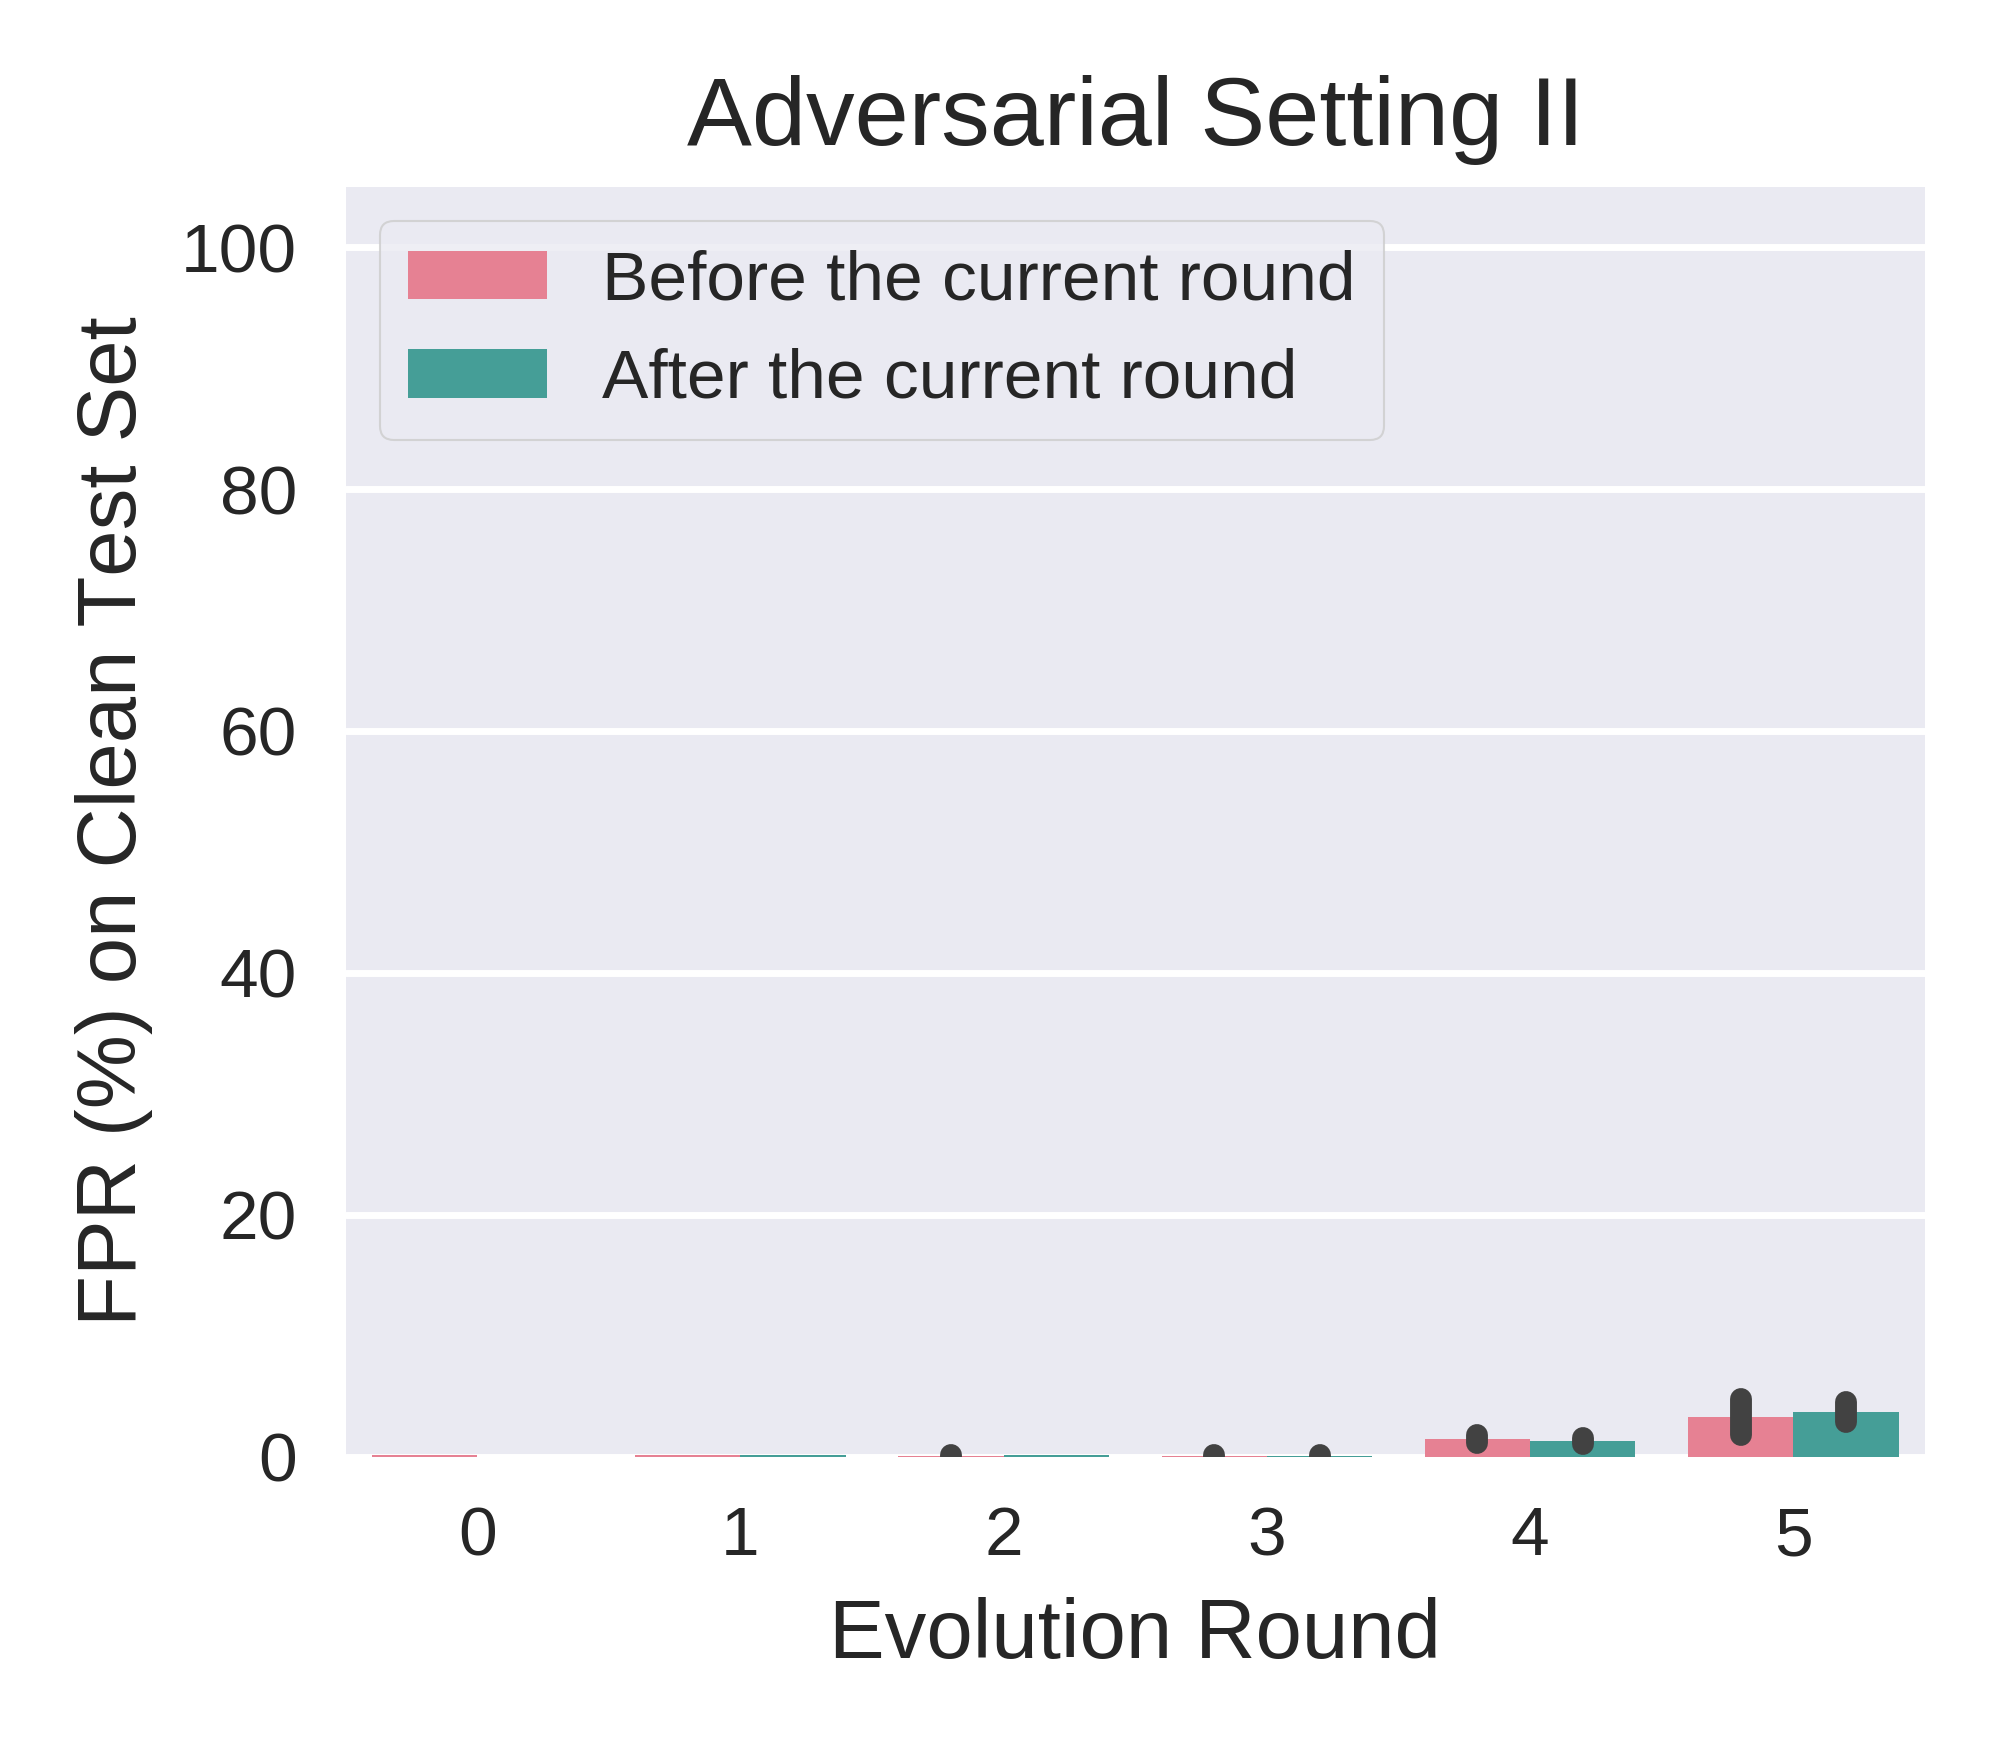

This figure's Python source:
import matplotlib.pyplot as plt
import pandas as pd
import seaborn as sns

advset2_rounds05_preevolved_FPR_on_cle_file = pd.read_csv('test_FPrate_on_former_set_list_advset2_round5_seed012.csv')
advset2_rounds05_preevolved_FPR_on_cle_df = pd.DataFrame(advset2_rounds05_preevolved_FPR_on_cle_file)

advset2_rounds05_preevolved_FPR_on_cle_seed_0_df = advset2_rounds05_preevolved_FPR_on_cle_df.drop(columns=['seed1','seed2'])  
advset2_rounds05_preevolved_FPR_on_cle_seed_0_df.rename(columns={'seed0': 'FPR'}, inplace=True)

advset2_rounds05_preevolved_FPR_on_cle_seed_1_df = advset2_rounds05_preevolved_FPR_on_cle_df.drop(columns=['seed0','seed2'])  
advset2_rounds05_preevolved_FPR_on_cle_seed_1_df.rename(columns={'seed1': 'FPR'}, inplace=True)

advset2_rounds05_preevolved_FPR_on_cle_seed_2_df = advset2_rounds05_preevolved_FPR_on_cle_df.drop(columns=['seed0','seed1'])  
advset2_rounds05_preevolved_FPR_on_cle_seed_2_df.rename(columns={'seed2': 'FPR'}, inplace=True)

print("advset2_rounds05_preevolved_FPR_on_cle_df:\n",advset2_rounds05_preevolved_FPR_on_cle_df)  
print("advset2_rounds05_preevolved_FPR_on_cle_seed_0_df:\n",advset2_rounds05_preevolved_FPR_on_cle_seed_0_df)  
print("advset2_rounds05_preevolved_FPR_on_cle_seed_1_df:\n",advset2_rounds05_preevolved_FPR_on_cle_seed_1_df)  
print("advset2_rounds05_preevolved_FPR_on_cle_seed_2_df:\n",advset2_rounds05_preevolved_FPR_on_cle_seed_2_df)  



advset2_rounds05_preevolved_FPR_on_cle_merge_df = pd.concat([advset2_rounds05_preevolved_FPR_on_cle_seed_0_df, advset2_rounds05_preevolved_FPR_on_cle_seed_1_df, advset2_rounds05_preevolved_FPR_on_cle_seed_2_df])
# advset2_rounds05_preevolved_FPR_on_cle_merge_df = pd.concat([advset2_rounds05_preevolved_FPR_on_cle_df, advset2_rounds05_preevolved_FPR_on_cle_df, advset2_rounds05_preevolved_FPR_on_cle_df])

print("advset2_rounds05_preevolved_FPR_on_cle_merge_df:\n",advset2_rounds05_preevolved_FPR_on_cle_merge_df)  

advset2_rounds05_preevolved_FPR_on_cle_merge_df = advset2_rounds05_preevolved_FPR_on_cle_merge_df.reset_index(drop=True)

print("advset2_rounds05_preevolved_FPR_on_cle_merge_df:\n",advset2_rounds05_preevolved_FPR_on_cle_merge_df)  

# advset2_rounds05_preevolved_FPR_on_cle_merge_df.rename()

# advset2_rounds051020_TP_on_advmal_df.rename(columns={'TP': 'Value'}, inplace=True)
advset2_rounds05_preevolved_FPR_on_cle_merge_df['evolution_label']='Before the current round'    




# sns.set_theme(style="darkgrid")
plt.style.use('seaborn') 
# plt.style.use('default') 
# plt.style.use('seaborn-deep') 

# plt.figure(figsize=(4, 3.5), dpi=500)
_, ax = plt.subplots(nrows=1, ncols=1, figsize=(4, 3.5), tight_layout=True, dpi=500) #dpi=100 分辨率


# sns_plot=sns.lineplot(data=advset2_rounds05_preevolved_FPR_on_cle_merge_df, x='round', y='FPR', color='b')
sns_plot=sns.barplot(data=advset2_rounds05_preevolved_FPR_on_cle_merge_df, x='round', y='FPR', color='b')

ax.set_xlabel('Evolution Round', fontsize=12)
ax.set_ylabel('FPR (%) on Clean Test Set', fontsize=12)
ax.set_title('Adversarial Setting II', fontsize=14); 
plt.ylim(-5, 105)
# plt.legend(title=None)
# plt.legend(loc='center left', bbox_to_anchor=(1, 0.5))


savepath = f'/home/huan1932/ARIoTEDef/drawfigure/advset2/round05/FPR-on-cle'
# savename = f'line-shadow-figure-advset2-round05-FPR-on-adv-seed012'
savename = f'bar-error-figure-advset2-round05-preevolved_FPR-on-cle-seed012'

plt.savefig(fname=f'{savepath}/{savename}.png',dpi=500)
plt.close   














#==========================================================
advset2_rounds05_evolved_FPR_on_cle_file = pd.read_csv('test_FPrate_on_later_set_list_advset2_round5_seed012.csv')
advset2_rounds05_evolved_FPR_on_cle_df = pd.DataFrame(advset2_rounds05_evolved_FPR_on_cle_file)


# 删除最后一行
advset2_rounds05_evolved_FPR_on_cle_df = advset2_rounds05_evolved_FPR_on_cle_df.drop(advset2_rounds05_evolved_FPR_on_cle_df.index[-1])
# x从round1开始显示
advset2_rounds05_evolved_FPR_on_cle_df['round'] = advset2_rounds05_evolved_FPR_on_cle_df['round'] + 1



advset2_rounds05_evolved_FPR_on_cle_seed_0_df = advset2_rounds05_evolved_FPR_on_cle_df.drop(columns=['seed1','seed2'])  
advset2_rounds05_evolved_FPR_on_cle_seed_0_df.rename(columns={'seed0': 'FPR'}, inplace=True)

advset2_rounds05_evolved_FPR_on_cle_seed_1_df = advset2_rounds05_evolved_FPR_on_cle_df.drop(columns=['seed0','seed2'])  
advset2_rounds05_evolved_FPR_on_cle_seed_1_df.rename(columns={'seed1': 'FPR'}, inplace=True)

advset2_rounds05_evolved_FPR_on_cle_seed_2_df = advset2_rounds05_evolved_FPR_on_cle_df.drop(columns=['seed0','seed1'])  
advset2_rounds05_evolved_FPR_on_cle_seed_2_df.rename(columns={'seed2': 'FPR'}, inplace=True)

print("advset2_rounds05_evolved_FPR_on_cle_df:\n",advset2_rounds05_evolved_FPR_on_cle_df)  
print("advset2_rounds05_evolved_FPR_on_cle_seed_0_df:\n",advset2_rounds05_evolved_FPR_on_cle_seed_0_df)  
print("advset2_rounds05_evolved_FPR_on_cle_seed_1_df:\n",advset2_rounds05_evolved_FPR_on_cle_seed_1_df)  
print("advset2_rounds05_evolved_FPR_on_cle_seed_2_df:\n",advset2_rounds05_evolved_FPR_on_cle_seed_2_df)  



advset2_rounds05_evolved_FPR_on_cle_merge_df = pd.concat([advset2_rounds05_evolved_FPR_on_cle_seed_0_df, advset2_rounds05_evolved_FPR_on_cle_seed_1_df, advset2_rounds05_evolved_FPR_on_cle_seed_2_df])
# advset2_rounds05_evolved_FPR_on_cle_merge_df = pd.concat([advset2_rounds05_evolved_FPR_on_cle_df, advset2_rounds05_evolved_FPR_on_cle_df, advset2_rounds05_evolved_FPR_on_cle_df])

print("advset2_rounds05_evolved_FPR_on_cle_merge_df:\n",advset2_rounds05_evolved_FPR_on_cle_merge_df)  

advset2_rounds05_evolved_FPR_on_cle_merge_df = advset2_rounds05_evolved_FPR_on_cle_merge_df.reset_index(drop=True)

print("advset2_rounds05_evolved_FPR_on_cle_merge_df:\n",advset2_rounds05_evolved_FPR_on_cle_merge_df)  

advset2_rounds05_evolved_FPR_on_cle_merge_df['evolution_label']='After the current round'    




# sns.set_theme(style="darkgrid")
plt.style.use('seaborn') 
# plt.style.use('default') 
# plt.style.use('seaborn-deep') 

# plt.figure(figsize=(4, 3.5), dpi=500)
_, ax = plt.subplots(nrows=1, ncols=1, figsize=(4, 3.5), tight_layout=True, dpi=500) #dpi=100 分辨率


# sns_plot=sns.lineplot(data=advset2_rounds05_evolved_FPR_on_cle_merge_df, x='round', y='FPR', color='b')

sns_plot=sns.barplot(data=advset2_rounds05_evolved_FPR_on_cle_merge_df, x='round', y='FPR', color='b')

ax.set_xlabel('Evolution Round', fontsize=12)
ax.set_ylabel('FPR (%) on Clean Test Set', fontsize=12)
ax.set_title('Adversarial Setting II', fontsize=14); 
plt.ylim(-5, 105)
# plt.xlim(1, 105)

savepath = f'/home/huan1932/ARIoTEDef/drawfigure/advset2/round05/FPR-on-cle'
# savename = f'line-shadow-figure-advset2-round05-FPR-on-adv-seed012'
savename = f'bar-error-figure-advset2-round05-evolved_FPR-on-cle-seed012'

plt.savefig(fname=f'{savepath}/{savename}.png',dpi=500)
plt.close   


#======================================================


















advset2_rounds05_FPR_on_cle_merge_df = pd.concat([advset2_rounds05_preevolved_FPR_on_cle_merge_df,advset2_rounds05_evolved_FPR_on_cle_merge_df])





plt.style.use('seaborn') 
_, ax = plt.subplots(nrows=1, ncols=1, figsize=(4, 3.5), tight_layout=True, dpi=500)

sns_plot=sns.barplot(data=advset2_rounds05_FPR_on_cle_merge_df, x='round', y='FPR', hue="evolution_label", palette="husl",errorbar="sd")
# sns_plot=sns.boxplot(data=advset2_rounds05_FPR_on_cle_merge_df, x='round', y='FPR', hue="evolution_label", palette="tab10")

ax.set_xlabel('Evolution Round', fontsize=12)
ax.set_ylabel('FPR (%) on Clean Test Set', fontsize=12)
ax.set_title('Adversarial Setting II', fontsize=14); 
plt.ylim(0, 105)
plt.legend(title=None)
# plt.legend(loc='center left', bbox_to_anchor=(1, 0.5))
plt.legend(loc='upper left',frameon=True)
# plt.legend(loc='upper center', bbox_to_anchor=(0.5, -0.2))


savepath = f'/home/huan1932/ARIoTEDef/drawfigure/advset2/round05/FPR-on-cle'
savename = f'bar-error-figure-advset2-round05-FPR-on-cle-seed012'

plt.savefig(fname=f'{savepath}/{savename}.png',dpi=500)
plt.close   